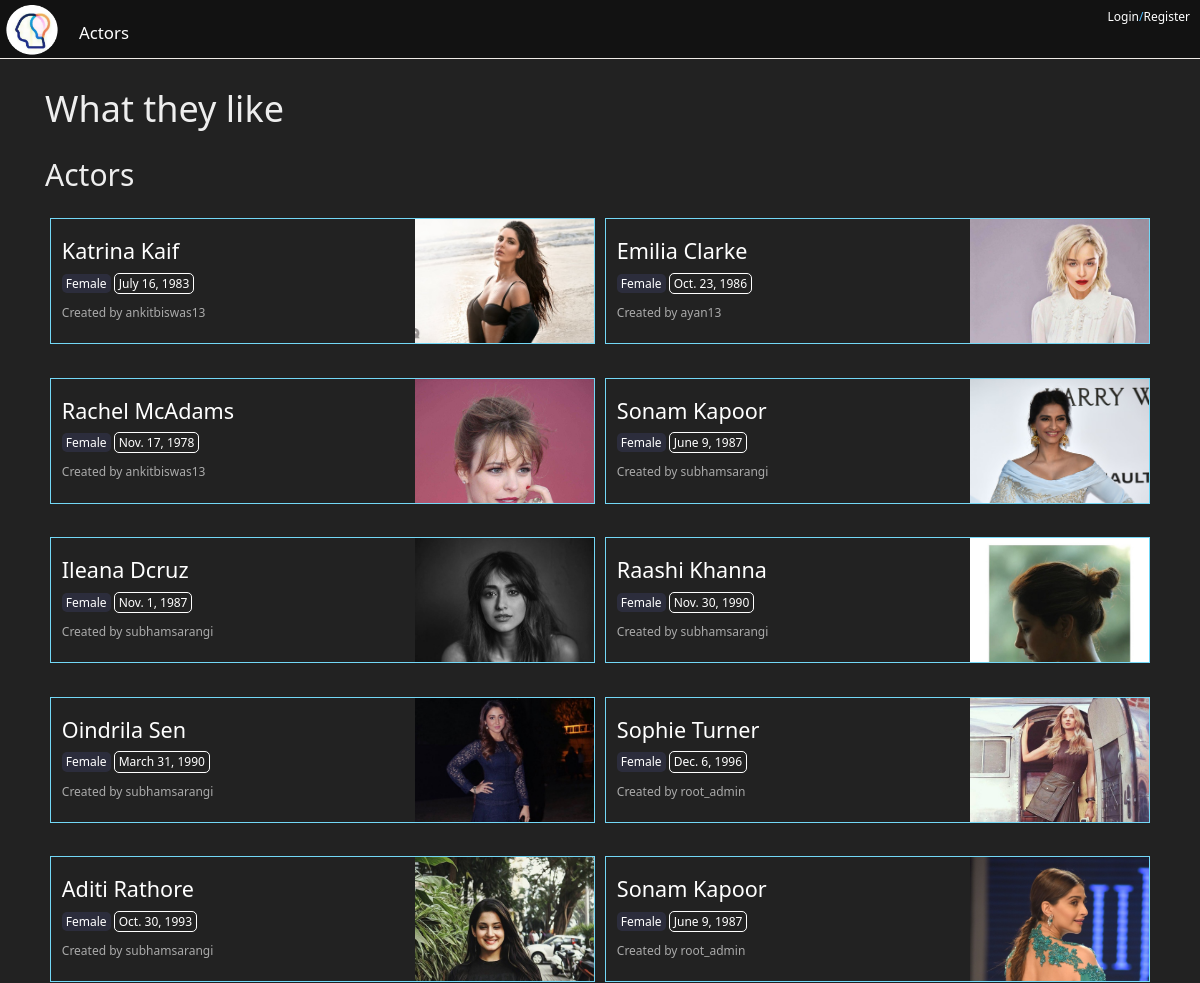
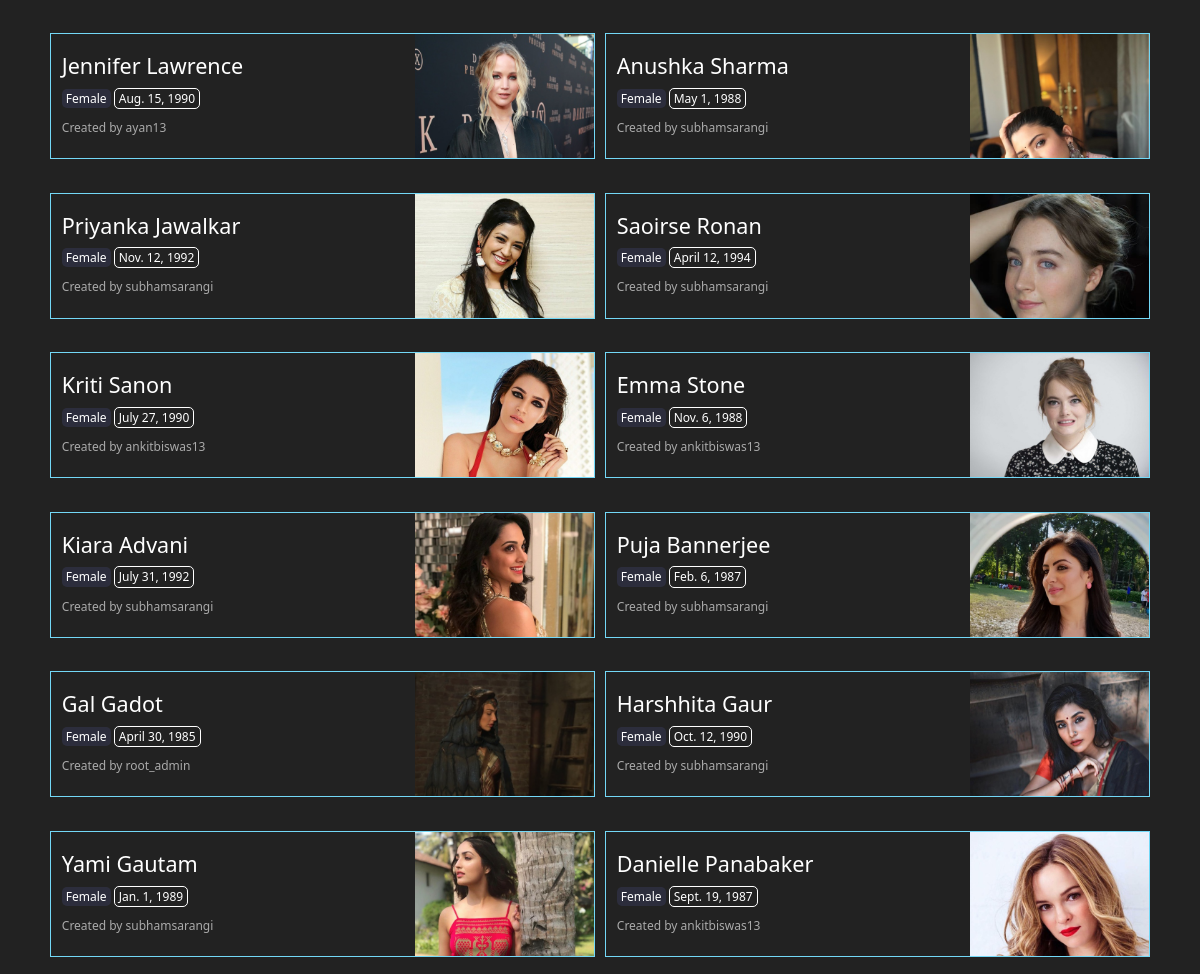
The page / on the database its author committed (2 pictures, top to bottom).
### things/models.py (models this page shows, shortened)
class Actor(models.Model):
    genders = (
		('f', 'Female'),
        ('m', 'Male'),
        ('o', 'Not Specified'),
    )
    def update_image_file(instance, filename):
        ext = filename.split('.')[-1]
        filename = "%s.%s" % (instance.slug, ext)
        return os.path.join('actors', filename)
    owner           =models.ForeignKey(User)
    name            =models.CharField(max_length=50, blank=False, validators=[alphanumspacedash])
    gender          =models.CharField(choices=genders, blank=False, max_length=12, default='o')
    country         =CountryField(blank_label='(select country)')
    image           =models.ImageField(upload_to=update_image_file, blank=True, null=True)
    dob             =models.DateField(blank=False, default='01/01/89')
    rank            =models.CharField(choices=top_five, blank=True, null=True, max_length=12)
    insta           =models.URLField(max_length=200, blank=True, null=True)
    remarks         =models.TextField(blank=True, null=True)
    slug            =models.SlugField(blank=True, null=True)
    timestamp       =models.DateTimeField(auto_now_add=True)
    updated         =models.DateTimeField(auto_now=True)
    def get_absolute_url(self):
        return reverse('things:actor', kwargs={'slug':self.slug})
    class Meta:
        ordering = ('name',)

### things/views.py (the view)
# urls.py: url(r'^$', views.HomeView.as_view(), name='home'),
class HomeView(View):
    template_name='things/home.html'
    def get(self, request, *args, **kwargs):
        if self.request.user.is_authenticated():
            actor_list = Actor.objects.filter(~Q(owner=self.request.user))
        else:
            actor_list = Actor.objects.all().order_by('?')
        context = {
            'actor_list':actor_list,
        }
        return render(request, self.template_name, context)

### things/templates/things/home.html (shortened to what this page needs)
{%extends "base.html"%}
{%block content%}
<div id="things_heading" class="col-xs-12">
	<h1>What they like</h1>
</div>
<div class="col-xs-12">
    <h2>Actors</h2>
    {% for obj in actor_list %}
        <div class="col-xs-12 col-sm-6 generic_card_wrapper">
            <div class="generic_card">
                <div class="generic_card_text col-xs-8">
                    <h2>{{obj.name}}<i class="{{ obj.country.flag_css }}"></i></h2>
                    <div>
                        <p class="generic_card_info2">{{obj.get_gender_display}}</p>
                        <p class="generic_card_info1">{{obj.dob}}</p>
                        <p class="generic_creator">
                            Created by {{obj.owner}}
                        </p>
                    </div>
                </div>
                <div class="generic_card_img col-xs-4">
                    <img src="{{obj.image.url}}" alt="{{obj.name}} image">
                </div>
            </div>
        </div>
    {%endfor%}
</div>
{%endblock content%}

### templates/css.html (style rules this page uses)
body { background: #222; color: #eee; font-size: 1.2rem; font-family: 'Segoe UI', Tahoma, Geneva, Verdana, sans-serif; }
.generic_card_wrapper { margin: 1em 0; padding: .4em; }
.generic_card { height: 10.5em; padding-left: .5em; overflow: hidden; border:1px solid rgb(115, 216, 247); }
.generic_card_text { display: flex; flex-flow: column; padding-left: 5px; padding-right: 5px; }
.generic_card_text h2 { font-size: 1.8em; }
.generic_card_img { padding: 0; height:100%; }
.generic_card_img img { width:100%; height: 100%; object-fit: cover; object-position: top; }
.generic_card_info1, .generic_card_info2 { display: inline-block; padding: 1px 4px; border-radius: 5px; }
.generic_card_info1 { border: 1px solid #fff; }
.generic_card_info2 { background: rgba(111, 123, 233, 0.133); }
.generic_creator { color: #aaa; }

### rows shown on the page
Actor: name "Katrina Kaif", gender "Female", dob "July 16, 1983", owner "ankitbiswas13", image (picture)
Actor: name "Emilia Clarke", gender "Female", dob "Oct. 23, 1986", owner "ayan13", image (picture)
Actor: name "Rachel McAdams", gender "Female", dob "Nov. 17, 1978", owner "ankitbiswas13", image (picture)
Actor: name "Sonam Kapoor", gender "Female", dob "June 9, 1987", owner "subhamsarangi", image (picture)
Actor: name "Ileana Dcruz", gender "Female", dob "Nov. 1, 1987", owner "subhamsarangi", image (picture)
Actor: name "Raashi Khanna", gender "Female", dob "Nov. 30, 1990", owner "subhamsarangi", image (picture)
Actor: name "Oindrila Sen", gender "Female", dob "March 31, 1990", owner "subhamsarangi", image (picture)
Actor: name "Sophie Turner", gender "Female", dob "Dec. 6, 1996", owner "root_admin", image (picture)
Actor: name "Aditi Rathore", gender "Female", dob "Oct. 30, 1993", owner "subhamsarangi", image (picture)
Actor: name "Sonam Kapoor", gender "Female", dob "June 9, 1987", owner "root_admin", image (picture)
Actor: name "Jennifer Lawrence", gender "Female", dob "Aug. 15, 1990", owner "ayan13", image (picture)
Actor: name "Anushka Sharma", gender "Female", dob "May 1, 1988", owner "subhamsarangi", image (picture)
Actor: name "Priyanka Jawalkar", gender "Female", dob "Nov. 12, 1992", owner "subhamsarangi", image (picture)
Actor: name "Saoirse Ronan", gender "Female", dob "April 12, 1994", owner "subhamsarangi", image (picture)
Actor: name "Kriti Sanon", gender "Female", dob "July 27, 1990", owner "ankitbiswas13", image (picture)
Actor: name "Emma Stone", gender "Female", dob "Nov. 6, 1988", owner "ankitbiswas13", image (picture)
Actor: name "Kiara Advani", gender "Female", dob "July 31, 1992", owner "subhamsarangi", image (picture)
Actor: name "Puja Bannerjee", gender "Female", dob "Feb. 6, 1987", owner "subhamsarangi", image (picture)
Actor: name "Gal Gadot", gender "Female", dob "April 30, 1985", owner "root_admin", image (picture)
Actor: name "Harshhita Gaur", gender "Female", dob "Oct. 12, 1990", owner "subhamsarangi", image (picture)
Actor: name "Yami Gautam", gender "Female", dob "Jan. 1, 1989", owner "subhamsarangi", image (picture)
Actor: name "Danielle Panabaker", gender "Female", dob "Sept. 19, 1987", owner "ankitbiswas13", image (picture)
